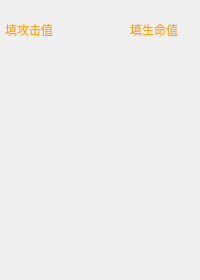
<?xml version="1.0" encoding="UTF-8"?>
<ui version="4.0">
 <class>ServentCard</class>
 <widget class="QWidget" name="ServentCard">
  <property name="geometry">
   <rect>
    <x>0</x>
    <y>0</y>
    <width>200</width>
    <height>280</height>
   </rect>
  </property>
  <property name="windowTitle">
   <string>Form</string>
  </property>
  <property name="styleSheet">
   <string notr="true"/>
  </property>
  <widget class="QWidget" name="gridLayoutWidget">
   <property name="geometry">
    <rect>
     <x>0</x>
     <y>0</y>
     <width>182</width>
     <height>241</height>
    </rect>
   </property>
   <layout class="QGridLayout" name="gridLayout"/>
  </widget>
  <widget class="QLabel" name="label_attack">
   <property name="geometry">
    <rect>
     <x>5</x>
     <y>5</y>
     <width>50</width>
     <height>50</height>
    </rect>
   </property>
   <property name="styleSheet">
    <string notr="true">color: rgb(255, 170, 0);
background-image: url(:/img/attack.png);</string>
   </property>
   <property name="text">
    <string>填攻击值</string>
   </property>
  </widget>
  <widget class="QLabel" name="label_health">
   <property name="geometry">
    <rect>
     <x>130</x>
     <y>5</y>
     <width>50</width>
     <height>50</height>
    </rect>
   </property>
   <property name="styleSheet">
    <string notr="true">color: rgb(255, 170, 0);
background-image: url(:/img/ServentHP_small.png);</string>
   </property>
   <property name="text">
    <string>填生命值</string>
   </property>
  </widget>
 </widget>
 <resources/>
 <connections/>
</ui>
